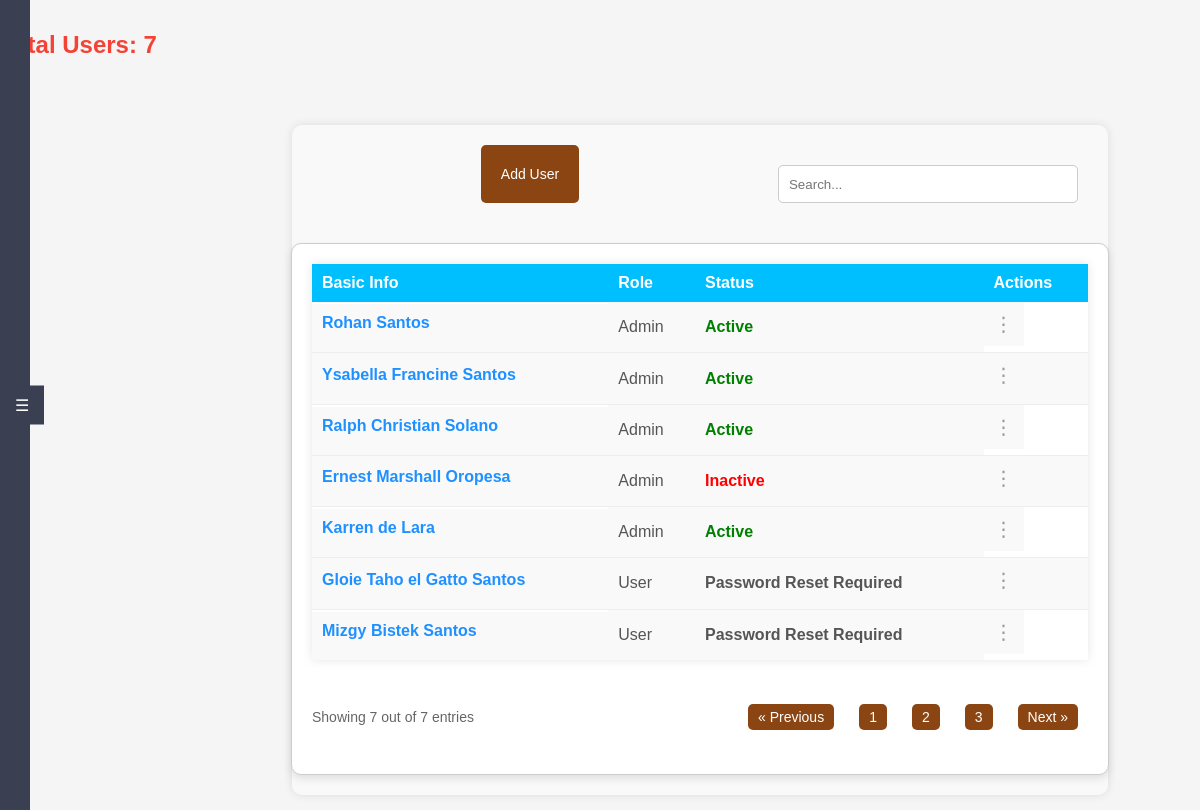
Page /users (signed in) on the committed database.
### tables this page shows
CREATE TABLE "users" (
	"user_id"	INTEGER,
	"userstat_id"	INTEGER,
	"role_id"	INTEGER NOT NULL,
	"username"	TEXT NOT NULL,
	"first_name"	TEXT,
	"last_name"	TEXT,
	"middle_name"	TEXT,
	"email"	TEXT NOT NULL,
	"password_hash"	TEXT NOT NULL,
	"date_created"	DATE,
	"is_locked"	BOOLEAN DEFAULT 0,
	"failed_attempts"	INTEGER DEFAULT 0,
	PRIMARY KEY("user_id"),
	UNIQUE("email"),
	UNIQUE("username"),
	FOREIGN KEY("userstat_id") REFERENCES "userStatus"("userstat_id"),
	FOREIGN KEY("role_id") REFERENCES "Roles"("role_id")
);

CREATE TABLE "Roles" (
	"role_id"	INTEGER,
	"role_name"	TEXT NOT NULL,
	PRIMARY KEY("role_id" AUTOINCREMENT)
);

CREATE TABLE "userStatus" (
	"userstat_id"	INTEGER NOT NULL UNIQUE,
	"userStatus"	TEXT NOT NULL,
	PRIMARY KEY("userstat_id" AUTOINCREMENT)
);

### app.py (the view)
@app.route('/users')
@role_required([1])  # Only admin can access
def users():
    conn = get_db_connection()
    users = conn.execute('''
        SELECT u.user_id, u.first_name || " " || u.last_name AS name, u.date_created, r.role_name AS role, us.userStatus AS status
        FROM users u
        JOIN roles r ON u.role_id = r.role_id
        JOIN userStatus us ON u.userstat_id = us.userstat_id
    ''').fetchall()
    total_users = conn.execute('SELECT COUNT(*) as count FROM users').fetchone()['count']
    roles = conn.execute('SELECT role_id, role_name FROM roles').fetchall()
    statuses = conn.execute('SELECT userstat_id, userStatus FROM userStatus').fetchall()
    conn.close()
    return render_template('users.html', users=users, total_users=total_users, roles=roles, statuses=statuses)

### app.py (called while the page is built)
def role_required(roles):
    def decorator(f):
        @wraps(f)
        def decorated_function(*args, **kwargs):
            if 'role_id' not in session:
                flash('You need to be logged in to access this page.')
                return redirect(url_for('login'))
            user_role_id = session['role_id']
            if user_role_id not in roles:
                flash('You do not have permission to access this page.')
                return redirect(url_for('dashboard'))
            return f(*args, **kwargs)
        return decorated_function
    return decorator

def get_db_connection():
    conn = sqlite3.connect(app.config['DATABASE'], timeout=30)
    conn.execute('PRAGMA journal_mode=WAL')
    conn.row_factory = sqlite3.Row
    return conn

### templates/users.html (shortened to what this page needs)
<!DOCTYPE html>
<html lang="en">
<head>
    <link rel="stylesheet" href="{{ url_for('static', filename='styles.css') }}">
</head>
<body class="users-page">
    <body class="dashboard">
        <div class="sidebar-tab" id="sidebarTab">☰</div>
        <div id="sidebar" class="sidebar">
            <ul>
                <li><a href="{{ url_for('dashboard') }}">Dashboard</a></li>
                <li><a href="#">Profile</a></li>
                <li><a href="{{ url_for('users') }}">Users</a></li>
                <li><a href="{{ url_for('treatments') }}">Treatment</a></li>
                <li><a href="#">Maintenance</a></li>
                <li><a href="{{ url_for('inventory') }}">Inventory</a></li>
                <li><a href="{{ url_for('reports') }}">Reports</a></li>
                <li><a href="{{ url_for('payments') }}">Payments</a></li>
                <br>
                <br>
                <br>
                <br>
                <br>
                <br>
                <li><a href="{{ url_for('help') }}">Help</a></li>
            </ul>
        </div>
    <header>
        <div class="header-left">
            <h1>Total Users: {{ total_users }}</h1>
        </div>
    </header>
    <div class="main-content">
        <div class="container">
            <div class="header-actions">
                <button class="add-user-btn" onclick="openModal()">Add User</button>
                <form class="search-form" action="{{ url_for('search') }}" method="get">
                    <input type="text" name="query" placeholder="Search...">
                </form>
            </div>
            <div class="table-container">
                <table class="user-table">
                    <thead>
                        <tr>
                            <th>Basic Info</th>
                            <th>Role</th>
                            <th>Status</th>
                            <th>Actions</th>
                        </tr>
                    </thead>
                    <tbody>
                        {% for user in users %}
                        <tr>
                            <td class="user-info">
                                <a href="#" class="name" onclick="viewUser({{ user.user_id }})">{{ user.name }}</a>
                            </td>
                            <td>{{ user.role }}</td>
                            <td class="status {% if user.status == 'Active' %}status-active{% elif user.status == 'Inactive' %}status-inactive{% elif user.status == 'Suspended' %}status-suspended{% elif user.status == 'Banned' %}status-banned{% elif user.status == 'Password Reset Required' %}status-password-reset{% elif user.status == 'Locked' %}status-locked{% endif %}">{{ user.status }}</td>
                            <td class="dropdown">
                                <button class="ellipsis-btn">⋮</button>
                            </td>
                        </tr>
                        {% endfor %}
                    </tbody>
                </table>
                <div class="pagination">
                    <div class="entries">
                        Showing {{ users|length }} out of {{ total_users }} entries
                    </div>
                    <ul class="page-numbers">
                        <li><a href="#">&laquo; Previous</a></li>
                        <li><a href="#">1</a></li>
                        <li><a href="#">2</a></li>
                        <li><a href="#">3</a></li>
                        <li><a href="#">Next &raquo;</a></li>
                    </ul>
                </div>
            </div>
        </div>
    </div>
</body>
</html>

### rows in the picture
users: name "Rohan Santos", role "Admin", status "Active"
users: name "Ysabella Francine Santos", role "Admin", status "Active"
users: name "Ralph Christian Solano", role "Admin", status "Active"
users: name "Ernest Marshall Oropesa", role "Admin", status "Inactive"
users: name "Karren de Lara", role "Admin", status "Active"
users: name "Gloie Taho el Gatto Santos", role "User", status "Password Reset Required"
users: name "Mizgy Bistek Santos", role "User", status "Password Reset Required"

### other values in the picture
{{ total_users }} "7"
{{ users|length }} "7"
